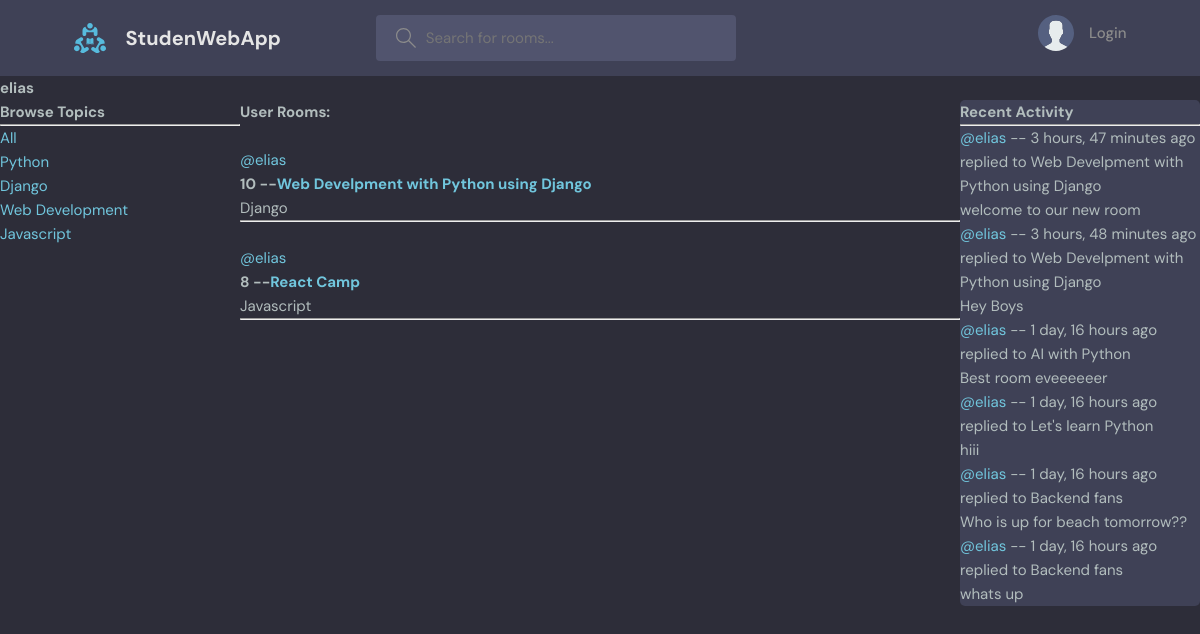
/profile/5, run on the app's committed database.
### base/models.py (models this page shows, shortened)
class Topic(models.Model):
    name = models.CharField(max_length=200)

class Room(models.Model):
    host = models.ForeignKey(User, on_delete=models.SET_NULL, null=True)
    topic = models.ForeignKey(Topic, on_delete=models.SET_NULL, null=True)
    name = models.CharField(max_length=200)
    description = models.TextField(null=True, blank=True)
    participants = models.ManyToManyField(User, related_name="participants", blank=True)
    updated = models.DateTimeField(auto_now=True)
    created = models.DateTimeField(auto_now_add=True)
    class Meta:
        ordering = ['-updated','-created']
    def __str__(self) -> str:
        return self.name

class Message(models.Model):
    user = models.ForeignKey(User, on_delete=models.CASCADE)
    room = models.ForeignKey( Room, on_delete=models.CASCADE)
    body = models.TextField()
    updated = models.DateTimeField(auto_now=True)
    created = models.DateTimeField(auto_now_add=True)
    class Meta:
        ordering = ['-updated','-created']
    def __str__(self) -> str:
        return self.body[0:50]

### base/views.py (the view)
# urls.py: path('profile/<str:pk>', views.userProfile, name='user-profile'),
def userProfile(request, pk):
    user = User.objects.get(id=pk)
    rooms = user.room_set.all()
    room_messages = user.message_set.all()
    topics = Topic.objects.all()
    context = {
        'user' : user,
        'rooms' : rooms,
        'room_messages' : room_messages,
        'topics' : topics
    }
    return render(request, 'base/profile.html', context)

### base/templates/base/profile.html (shortened to what this page needs)
{% extends 'layout.html' %}
{% block mainBlock %}
    <h1>{{ user.username }}</h1>
    <div class="profile-container">
        <div class="user-rooms">
            {% include 'base/topics_components.html' %}
        </div>
        <div class="topics">
            <h3>User Rooms:</h3>
            {% include 'base/feed_component.html' %}
        </div>
        <div class = "activities">
            {% include 'base/activity_component.html' %}
        </div>
    </div>
{% endblock mainBlock %}

### base/templates/base/topics_components.html
<h3>Browse Topics</h3>
<hr>
<div>
    <a href="{% url 'home' %}">All</a>
</div>
{% for topic in topics  %}
    <div>
        <a href="{% url 'home' %}?q={{ topic.name }}">{{ topic.name }}</a>
    </div>
{% endfor %}

### base/templates/base/feed_component.html (shortened to what this page needs)
{% for room in rooms %}
<div>
    <br>
    <span><a href="{% url 'user-profile' room.host.id %}">@{{ room.host.username}}</a></span>
    <h5>{{ room.id }} --<a href="{% url 'room' room.id %}">{{ room.name }}</a></h5>
    <small>{{ room.topic.name }}</small>
    <hr>
</div>
{% endfor %}

### base/templates/base/activity_component.html (shortened to what this page needs)
<h3>Recent Activity</h3>
<hr>
{% for sms in room_messages %}
    <div>
        <small> <a href="{% url 'user-profile' sms.user.id %}">@{{ sms.user }}</a> -- {{ sms.created|timesince}} ago</small>
        <br>
        <small>replied to {{ sms.room }}</small>
        <p>
            {{sms}}
        </p>
    </div>
{% endfor %}

### static/styles/style.css (style rules this page uses)
:root { --color-main: #71c6dd; --color-main-light: #e1f6fb; --color-dark: #3f4156; --color-dark-medium: #51546e; --color-dark-light: #696d97; --color-light: #e5e5e5; --color-gray: #8b8b8b; --color-light-gray: #b2bdbd; --color-bg: #2d2d39; --color-success: #5dd693; --color-error: #fc4b0b; }
* { font-family: "DM Sans", -apple-system, BlinkMacSystemFont, "Segoe UI", Roboto, Oxygen, Ubuntu, Cantarell, "Open Sans", "Helvetica Neue", sans-serif; margin: 0; padding: 0; box-sizing: border-box; text-rendering: optimizeLegibility; font-size: inherit; }
html { font-size: 56.25%; }
@media only screen and (min-width: 1200px) { html { font-size: 62.5%; } }
body { line-height: 1.6; font-weight: 400; font-size: 1.5rem; color: var(--color-light-gray); background-color: var(--color-bg); min-height: 100vh; }
a { display: inline-block; color: var(--color-main); text-decoration: none; }
.activities { background: var(--color-dark); border-radius: 5px; overflow: hidden; }

### base/templates/base/profile.html (style rules this page uses)
.profile-container { display: grid; grid-template-columns: 1fr 3fr 1fr; }

### data on the page
Topic: name "Python"
Topic: name "Django"
Topic: name "Web Development"
Topic: name "Javascript"
Room: host.username "elias", id "10", name "Web Develpment with Python using Django", topic.name "Django"
Room: host.username "elias", id "8", name "React Camp", topic.name "Javascript"
Message: user "elias", created "3 hours, 47 minutes", room "Web Develpment with Python using Django", body "welcome to our new room"
Message: user "elias", created "3 hours, 48 minutes", room "Web Develpment with Python using Django", body "Hey Boys"
Message: user "elias", created "1 day, 16 hours", room "AI with Python", body "Best room eveeeeeer"
Message: user "elias", created "1 day, 16 hours", room "Let's learn Python", body "hiii"
Message: user "elias", created "1 day, 16 hours", room "Backend fans", body "Who is up for beach tomorrow??"
Message: user "elias", created "1 day, 16 hours", room "Backend fans", body "whats up"

### other printed values
{{ user.username }} "elias"
